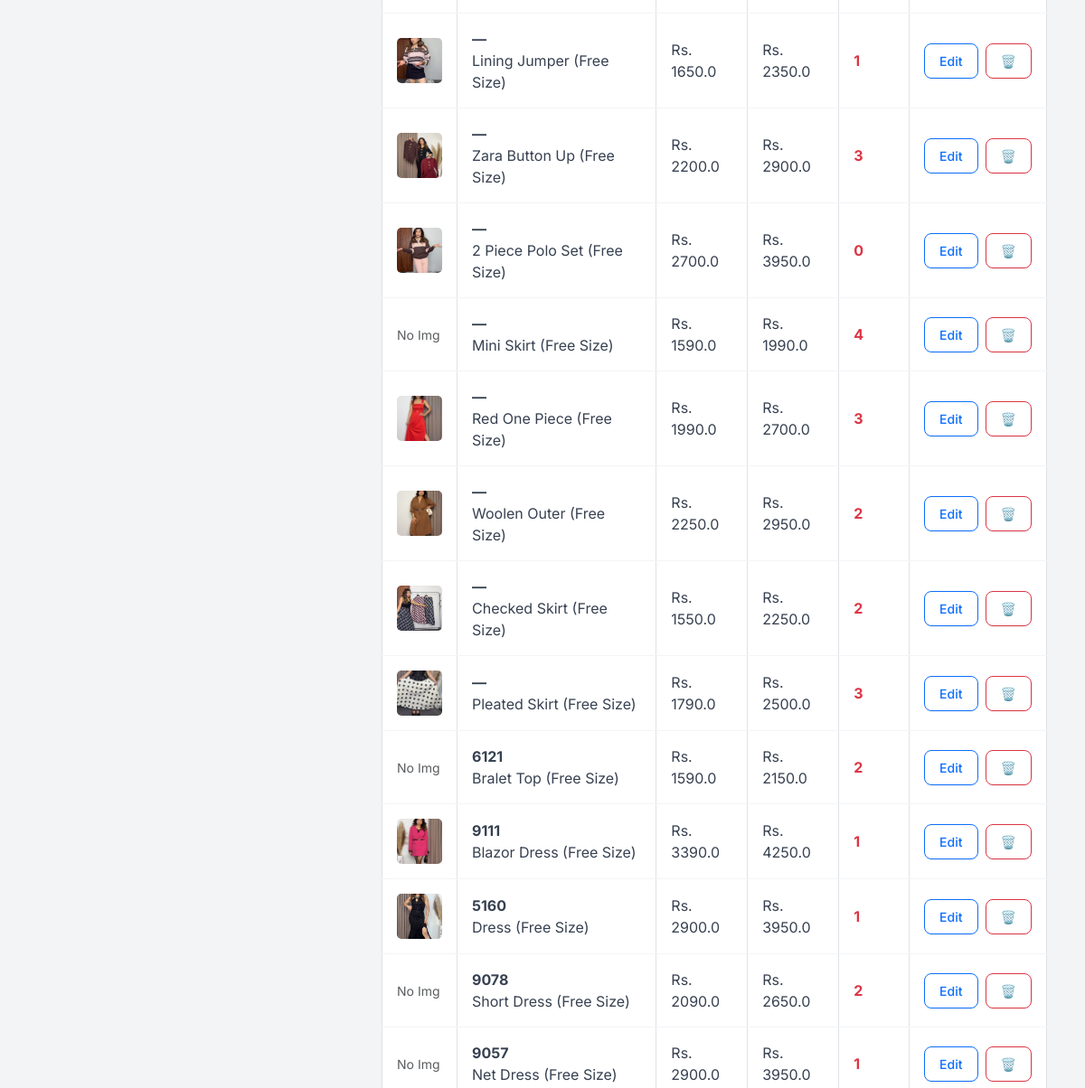
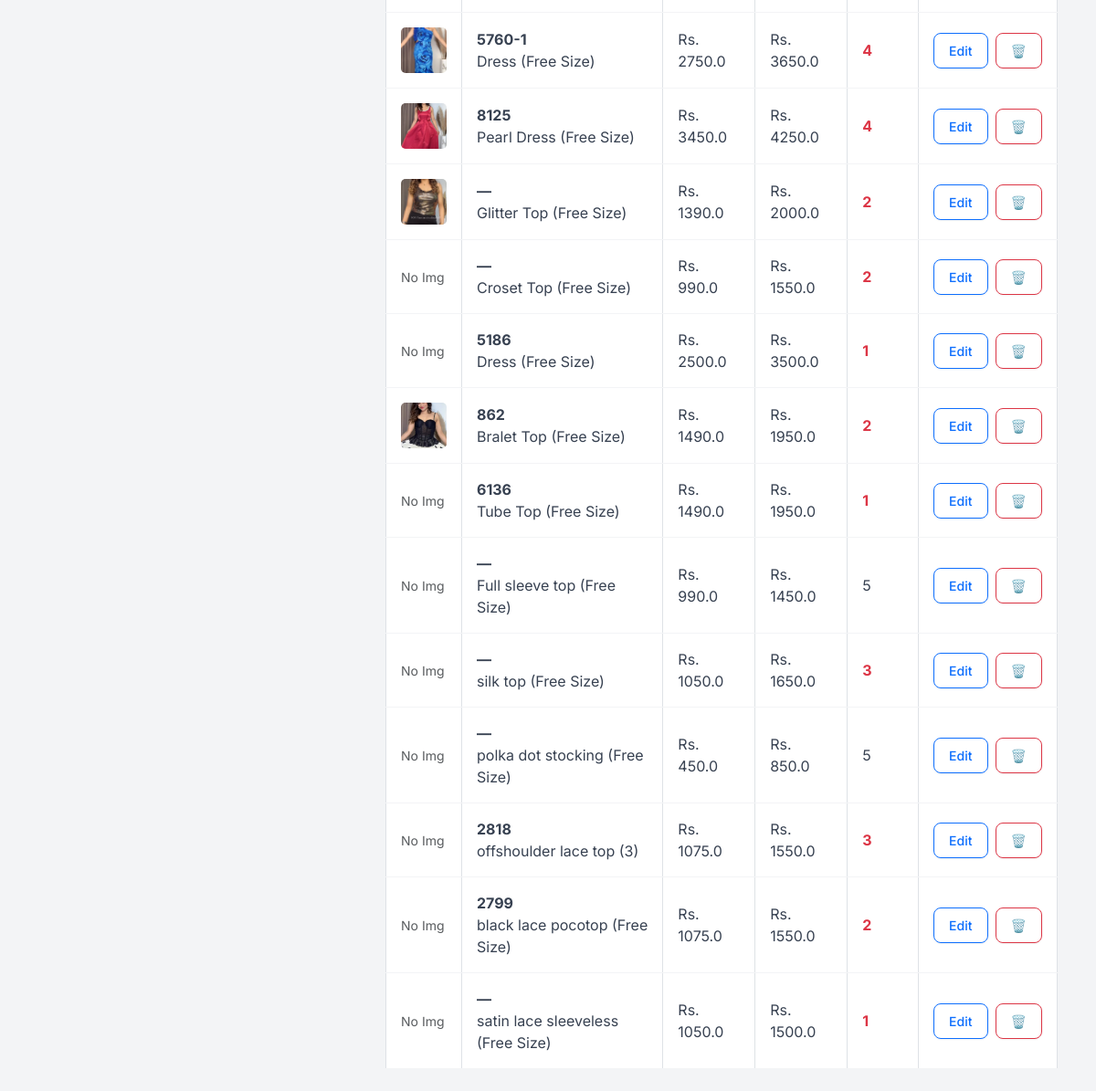
The page /inventory (lower part) on the database as committed earlier (2 pictures, top to bottom).
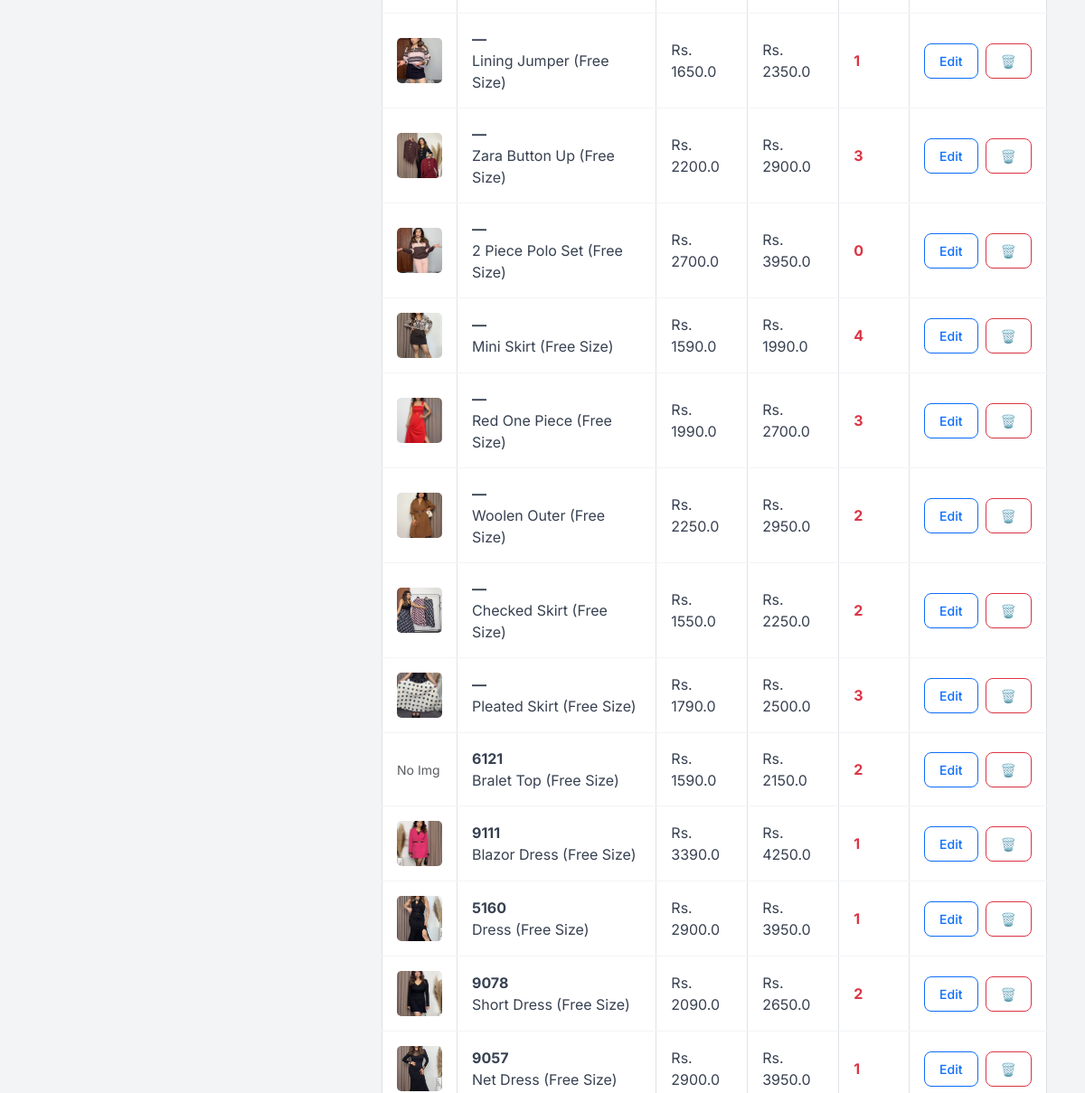
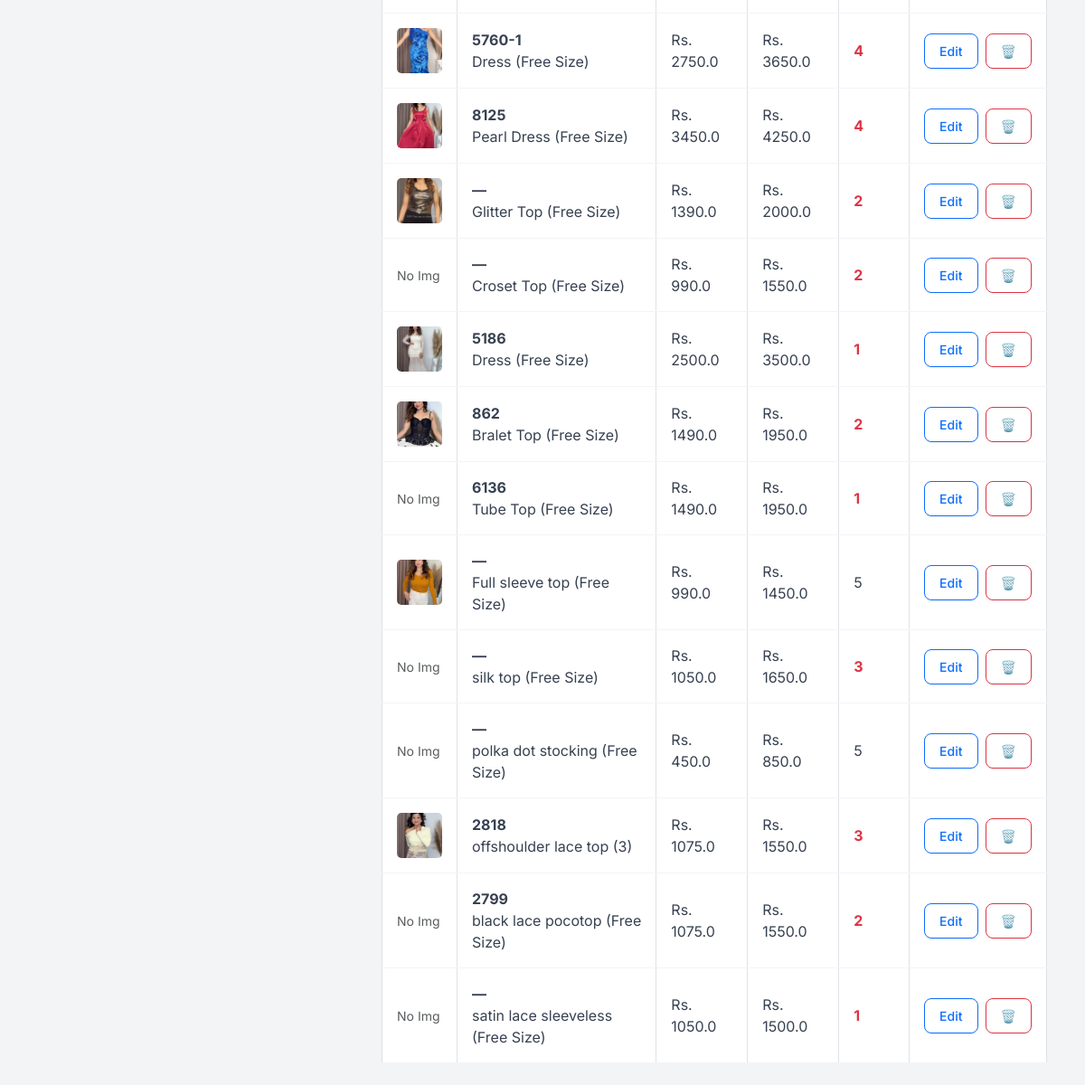
The same page on the database as committed later (2 pictures, top to bottom).
### app.py (models this page shows)
class Product(db.Model):
    id = db.Column(db.Integer, primary_key=True)
    sku = db.Column(db.String(50), unique=True, nullable=True)
    name = db.Column(db.String(100), nullable=False)
    size = db.Column(db.String(10), nullable=False)
    cost_price = db.Column(db.Float, default=0.0)
    price = db.Column(db.Float, nullable=False)
    stock = db.Column(db.Integer, default=0)
    image = db.Column(db.String(100), nullable=True)

### app.py (the view, shortened to what this page needs)
@app.route('/inventory', methods=['GET', 'POST'])
def inventory():
    products = Product.query.all()
    return render_template('inventory.html', products=products)

### templates/inventory.html (shortened to what this page needs)
{% extends "layout.html" %}
{% block content %}
<div class="row">
    <div class="col-md-4">
    </div>
    <div class="col-md-8">
        <table class="table table-bordered bg-white align-middle">
            <tbody>
                {% for p in products %}
                <tr>
                    <td>
                        {% if p.image %}
                        <img src="{{ url_for('static', filename='uploads/' + p.image) }}" width="50" height="50" style="object-fit: cover; border-radius: 5px;">
                        {% else %}
                        <span class="text-muted small">No Img</span>
                        {% endif %}
                    </td>
                    <td>
                        <strong>{{ p.sku if p.sku else '—' }}</strong><br>
                        {{ p.name }} ({{ p.size }})
                    </td>
                    <td>Rs. {{ p.cost_price }}</td>
                    <td>Rs. {{ p.price }}</td>
                    <td class="{{ 'text-danger fw-bold' if p.stock < 5 else '' }}">{{ p.stock }}</td>
                    <td>
                        <div class="d-flex gap-2">
                            <a href="/edit_product/{{ p.id }}" class="btn btn-sm btn-outline-primary">Edit</a>
                            <a href="/delete_product/{{ p.id }}"
                               class="btn btn-sm btn-outline-danger"
                               onclick="return confirm('Are you sure? This cannot be undone.')">
                                🗑️
                            </a>
                        </div>
                    </td>
                </tr>
                {% endfor %}
            </tbody>
        </table>
    </div>
</div>
{% endblock %}

Rows that differ between the two databases and show on the page:
changed Product "Mini Skirt": image: picture added; no longer shows "No Img"
changed Product "Short Dress": image: picture added; no longer shows "No Img"
changed Product "Net Dress": image: picture added; no longer shows "No Img"
changed Product (number 18 of 26 on the later page): image: picture added; no longer shows "No Img"
changed Product "Full sleeve top": image: picture added; no longer shows "No Img"
changed Product "offshoulder lace top": image: picture added; no longer shows "No Img"
